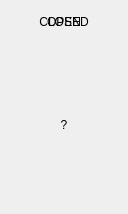
<?xml version='1.0' encoding='UTF-8'?>
<ui version="4.0">
 <class>Shutter</class>
 <widget class="QWidget" name="Shutter">
  <property name="geometry">
   <rect>
    <x>0</x>
    <y>0</y>
    <width>128</width>
    <height>214</height>
   </rect>
  </property>
  <widget class="PyDMDrawingRectangle" name="shutter_frame">
   <property name="geometry">
    <rect>
     <x>26</x>
     <y>38</y>
     <width>76</width>
     <height>174</height>
    </rect>
   </property>
   <property name="channel" stdset="0">
    <string>${ch}</string>
   </property>
   <property name="rules" stdset="0">
    <string>[{"name": "state colour", "property": "Set Pen Color", "initial_value": "", "expression": "QColor('#f0c75e') if ch[0] else QColor('#4b8fc4')", "channels": [{"channel": "${ch}", "trigger": true, "use_enum": false}], "notes": ""}]</string>
   </property>
   <property name="brush" stdset="0">
    <brush brushstyle="SolidPattern">
     <color alpha="255">
      <red>38</red>
      <green>43</green>
      <blue>49</blue>
     </color>
    </brush>
   </property>
   <property name="penStyle" stdset="0">
    <enum>Qt::SolidLine</enum>
   </property>
   <property name="penColor" stdset="0">
    <color alpha="255">
     <red>107</red>
     <green>116</green>
     <blue>128</blue>
    </color>
   </property>
   <property name="penWidth" stdset="0">
    <double>4.0</double>
   </property>
  </widget>
  <widget class="PyDMDrawingRectangle" name="shutter_blade_top">
   <property name="geometry">
    <rect>
     <x>38</x>
     <y>50</y>
     <width>52</width>
     <height>46</height>
    </rect>
   </property>
   <property name="channel" stdset="0">
    <string>${ch}</string>
   </property>
   <property name="rules" stdset="0">
    <string>[{"name": "blade", "property": "Set Brush Color", "initial_value": "", "expression": "QColor('#aab4bf') if ch[0] else QColor('#4b8fc4')", "channels": [{"channel": "${ch}", "trigger": true, "use_enum": false}], "notes": ""}]</string>
   </property>
   <property name="brush" stdset="0">
    <brush brushstyle="SolidPattern">
     <color alpha="0">
      <red>0</red>
      <green>0</green>
      <blue>0</blue>
     </color>
    </brush>
   </property>
   <property name="penStyle" stdset="0">
    <enum>Qt::NoPen</enum>
   </property>
  </widget>
  <widget class="PyDMDrawingRectangle" name="shutter_blade_mid">
   <property name="geometry">
    <rect>
     <x>38</x>
     <y>96</y>
     <width>52</width>
     <height>58</height>
    </rect>
   </property>
   <property name="channel" stdset="0">
    <string>${ch}</string>
   </property>
   <property name="rules" stdset="0">
    <string>[{"name": "blade", "property": "Set Brush Color", "initial_value": "", "expression": "QColor(0, 0, 0, 0) if ch[0] else QColor('#4b8fc4')", "channels": [{"channel": "${ch}", "trigger": true, "use_enum": false}], "notes": ""}]</string>
   </property>
   <property name="brush" stdset="0">
    <brush brushstyle="SolidPattern">
     <color alpha="0">
      <red>0</red>
      <green>0</green>
      <blue>0</blue>
     </color>
    </brush>
   </property>
   <property name="penStyle" stdset="0">
    <enum>Qt::NoPen</enum>
   </property>
  </widget>
  <widget class="PyDMDrawingRectangle" name="shutter_blade_bottom">
   <property name="geometry">
    <rect>
     <x>38</x>
     <y>154</y>
     <width>52</width>
     <height>46</height>
    </rect>
   </property>
   <property name="channel" stdset="0">
    <string>${ch}</string>
   </property>
   <property name="rules" stdset="0">
    <string>[{"name": "blade", "property": "Set Brush Color", "initial_value": "", "expression": "QColor('#aab4bf') if ch[0] else QColor('#4b8fc4')", "channels": [{"channel": "${ch}", "trigger": true, "use_enum": false}], "notes": ""}]</string>
   </property>
   <property name="brush" stdset="0">
    <brush brushstyle="SolidPattern">
     <color alpha="0">
      <red>0</red>
      <green>0</green>
      <blue>0</blue>
     </color>
    </brush>
   </property>
   <property name="penStyle" stdset="0">
    <enum>Qt::NoPen</enum>
   </property>
  </widget>
  <widget class="PyDMLabel" name="shutter_unknown">
   <property name="geometry">
    <rect>
     <x>30</x>
     <y>42</y>
     <width>68</width>
     <height>166</height>
    </rect>
   </property>
   <property name="text">
    <string>?</string>
   </property>
   <property name="alignment">
    <set>Qt::AlignCenter</set>
   </property>
   <property name="channel" stdset="0">
    <string>${ch}</string>
   </property>
   <property name="displayLabelText" stdset="0">
    <bool>true</bool>
   </property>
   <property name="alarmSensitiveBorder" stdset="0">
    <bool>false</bool>
   </property>
   <property name="alarmSensitiveContent" stdset="0">
    <bool>false</bool>
   </property>
  </widget>
  <widget class="PyDMLabel" name="shutter_word_open">
   <property name="geometry">
    <rect>
     <x>0</x>
     <y>4</y>
     <width>128</width>
     <height>36</height>
    </rect>
   </property>
   <property name="text">
    <string>OPEN</string>
   </property>
   <property name="alignment">
    <set>Qt::AlignCenter</set>
   </property>
   <property name="channel" stdset="0">
    <string>${ch}</string>
   </property>
   <property name="displayLabelText" stdset="0">
    <bool>true</bool>
   </property>
   <property name="alarmSensitiveBorder" stdset="0">
    <bool>false</bool>
   </property>
   <property name="alarmSensitiveContent" stdset="0">
    <bool>false</bool>
   </property>
   <property name="rules" stdset="0">
    <string>[{"name": "shown when OPEN", "property": "Visible", "initial_value": "", "expression": "bool(ch[0])", "channels": [{"channel": "${ch}", "trigger": true, "use_enum": false}], "notes": ""}]</string>
   </property>
  </widget>
  <widget class="PyDMLabel" name="shutter_word_closed">
   <property name="geometry">
    <rect>
     <x>0</x>
     <y>4</y>
     <width>128</width>
     <height>36</height>
    </rect>
   </property>
   <property name="text">
    <string>CLOSED</string>
   </property>
   <property name="alignment">
    <set>Qt::AlignCenter</set>
   </property>
   <property name="channel" stdset="0">
    <string>${ch}</string>
   </property>
   <property name="displayLabelText" stdset="0">
    <bool>true</bool>
   </property>
   <property name="alarmSensitiveBorder" stdset="0">
    <bool>false</bool>
   </property>
   <property name="alarmSensitiveContent" stdset="0">
    <bool>false</bool>
   </property>
   <property name="rules" stdset="0">
    <string>[{"name": "shown when CLOSED", "property": "Visible", "initial_value": "", "expression": "not ch[0]", "channels": [{"channel": "${ch}", "trigger": true, "use_enum": false}], "notes": ""}]</string>
   </property>
  </widget>
 </widget>
 <customwidgets>
  <customwidget>
   <class>PyDMDrawingRectangle</class>
   <extends>QWidget</extends>
   <header>pydm.widgets.drawing</header>
  </customwidget>
  <customwidget>
   <class>PyDMLabel</class>
   <extends>QLabel</extends>
   <header>pydm.widgets.label</header>
  </customwidget>
 </customwidgets>
 <resources />
 <connections />
</ui>
